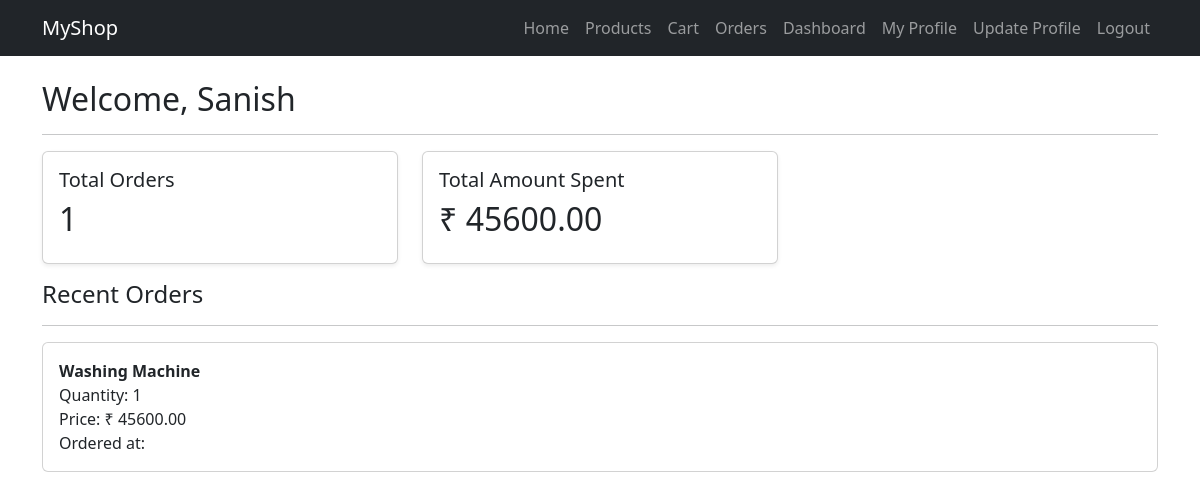
/dashboard/ (signed in), run on the app's committed database.
### admin_app/models.py (models this page shows, shortened)
class OrderItem(models.Model):
    order = models.ForeignKey(Order, on_delete=models.CASCADE)
    product = models.ForeignKey(Product, on_delete=models.CASCADE)
    quantity = models.PositiveIntegerField()

class Product(models.Model):
    name = models.CharField(max_length=200)
    price = models.DecimalField(max_digits=10, decimal_places=2)
    stock = models.IntegerField()
    description = models.TextField(blank=True)
    image = models.ImageField(upload_to='products/', blank=True, null=True)
    created_at = models.DateTimeField(auto_now_add=True)

### user_app/views.py (the view)
# urls.py: path('dashboard/', views.dashboard, name='dashboard'),
@login_required
def dashboard(request):
    user = request.user
    orders = OrderItem.objects.filter(order__user=request.user)
    total_orders = orders.count()
    order_items = OrderItem.objects.filter(
        order__user=user
    ).select_related('product', 'order')
    total_amount = sum(
        item.product.price * item.quantity
        for item in order_items
    )
    context = {
        "user": user,
        "orders": orders[:5],          # last 5 orders
        "order_items": order_items,    # ALL ordered items
        "total_orders": total_orders,
        "total_amount": total_amount,
    }
    return render(request, "user_app/dashboard.html", context)

### templates/user_app/dashboard.html
{% extends 'base.html' %}
{% block content %}
<h2>Welcome, {{ user.username }}</h2>
<hr>
<div class="row">
    <div class="col-md-4">
        <div class="card shadow-sm mb-3">
            <div class="card-body">
                <h5>Total Orders</h5>
                <h2>{{ total_orders }}</h2>
            </div>
        </div>
    </div>
    <div class="col-md-4">
        <div class="card shadow-sm mb-3">
            <div class="card-body">
                <h5>Total Amount Spent</h5>
                <h2>₹ {{ total_amount }}</h2>
            </div>
        </div>
    </div>
</div>
<h4>Recent Orders</h4>
<hr>
{% if orders %}
    {% for order in orders %}
    <div class="card mb-2">
        <div class="card-body">
            <strong>{{ order.product.name }}</strong><br>
            Quantity: {{ order.quantity }}<br>
            Price: ₹ {{ order.product.price }}<br>
            Ordered at: {{ order.ordered_at }}
        </div>
    </div>
    {% endfor %}
{% else %}
    <p>You have no orders yet.</p>
{% endif %}
{% endblock %}

### data on the page
OrderItem: product.name "Washing Machine", quantity "1", product.price "45600.00"

### other printed values
{{ user.username }} "Sanish"
{{ total_orders }} "1"
{{ total_amount }} "45600.00"
